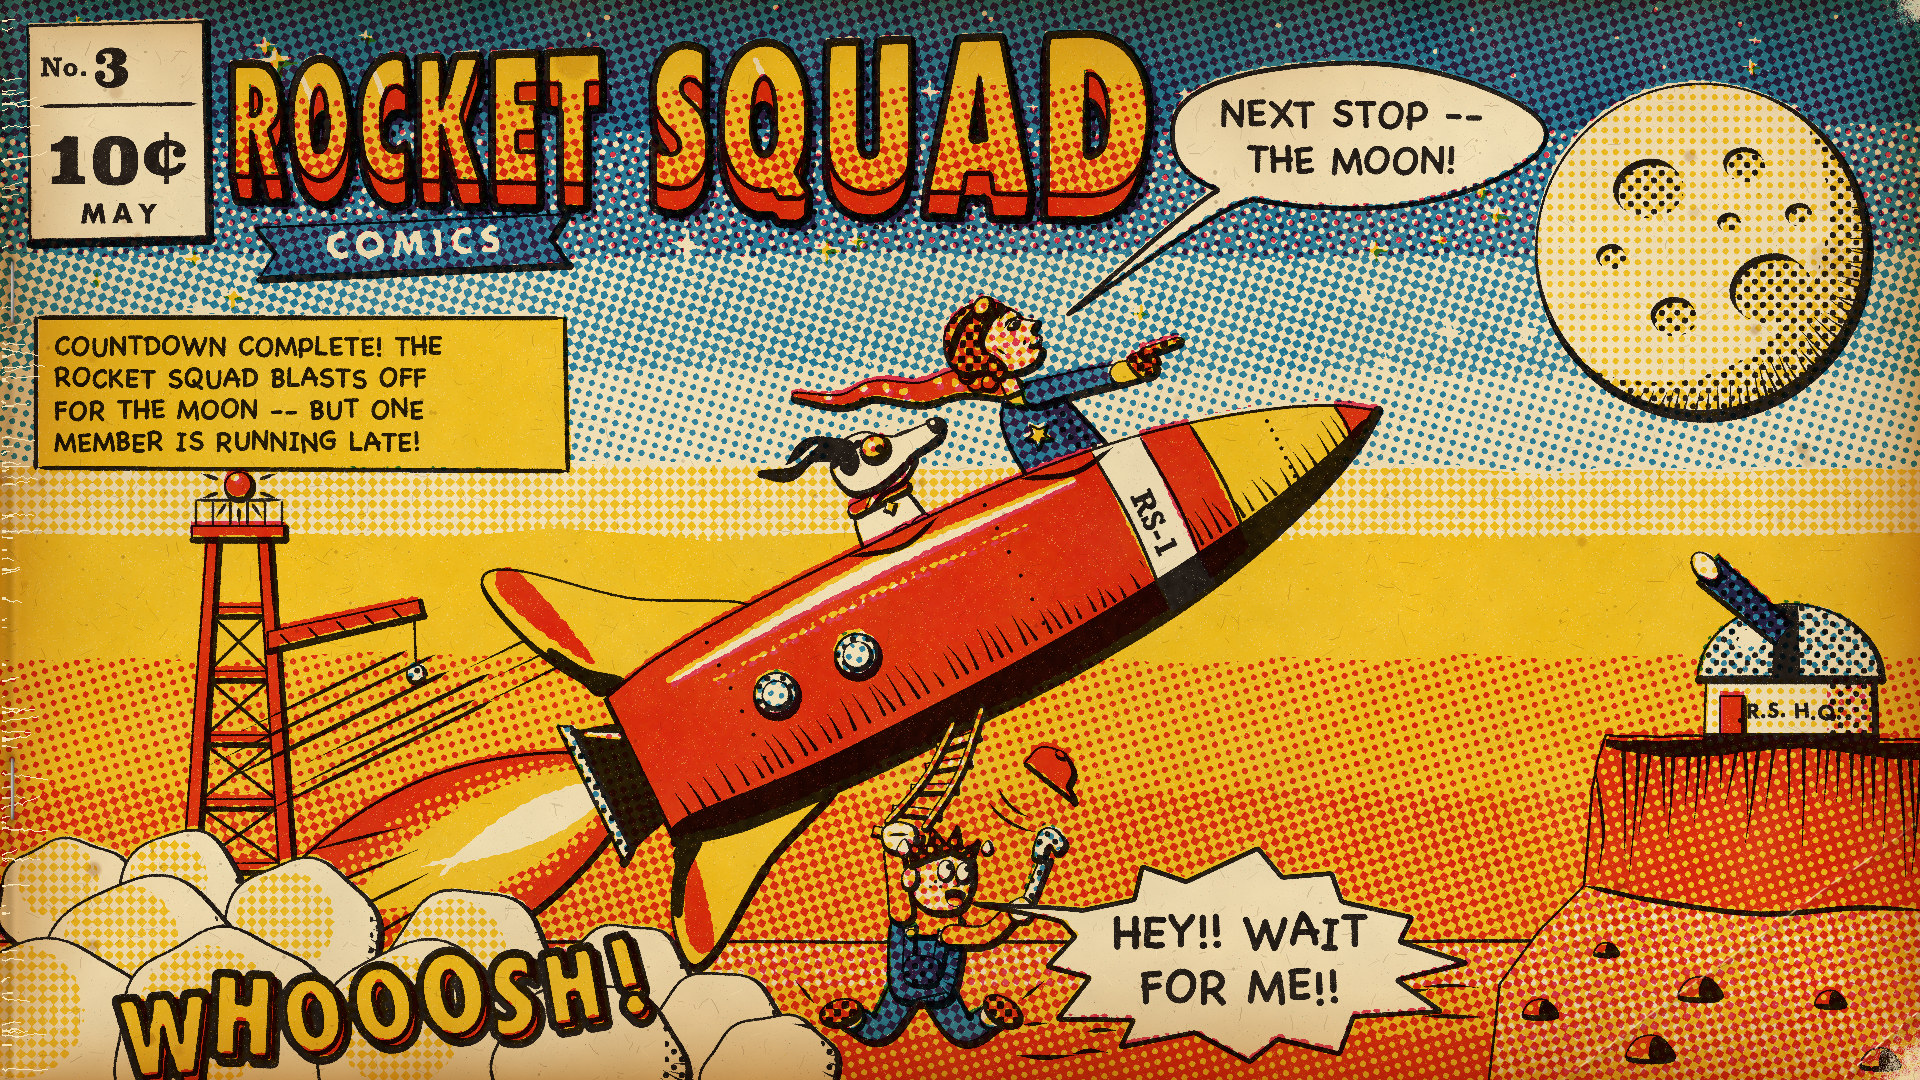

This chart was generated by the following Python code:
"""Example (golden-age comic cover / 黄金时代漫画): 火箭小队 · Rocket Squad No. 3 -- a newsstand comic cover of about
1940, inked with a brush, coloured with Ben-Day tints on the three process plates and printed slightly out of
register on newsprint that has gone tan.
The story on the cover: at sunset the Rocket Squad blasts off for the moon. Captain June stands in the front
cockpit pointing the way ("NEXT STOP -- THE MOON!"), Pip the dog rides behind her in flying goggles, ears and tongue
flapping -- and Sparky the mechanic, who was still tightening a bolt, hangs from the rope ladder under the belly,
wrench in hand, cap flying off, yelling "HEY!! WAIT FOR ME!!". Below: the launch tower and its beacon, billowing
smoke, a desert of mesas and, on a butte, the squad's observatory with its telescope trained on the rocket; above:
a banded twilight sky, stars and a big cratered moon. Cover furniture: the perspective block logo ROCKET SQUAD with
its COMICS ribbon, a price box (No. 3, 10 cents, MAY), a caption, a sound effect. All characters, names and the title
are invented for this example.
Draw-on stages: newsprint -> key plate (setting) -> key plate (rocket) -> key plate (the squad) -> key plate
(lettering) -> progressive proofs: yellow -> + red -> + blue -> the cover decades on (browned edges, spine ticks,
staples, rubbed corner, crease, foxing). No image model.
python3 comic_rocket.py [out.jpg] [--stages DIR]
"""
import os, sys, time
sys.path.insert(0, os.path.join(os.path.dirname(os.path.abspath(__file__)), '..', 'lib'))
import numpy as np
from comic import (ComicCover, WHITE, CREAM, PALE, YELLOW, GOLD, ORANGE, DEEP_ORANGE, RED, PINK, SKIN, TAN, BROWN,
                   DARK_BROWN, LIGHT_BLUE, BLUE, NAVY, LIGHT_GREY, SILVER)
from core import spline

out = sys.argv[1] if len(sys.argv) > 1 and not sys.argv[1].startswith('--') else 'comic_rocket.jpg'
stages = sys.argv[sys.argv.index('--stages') + 1] if '--stages' in sys.argv else None
t0 = time.time()

c = ComicCover(1920, 1080, seed=40, screen=11.0, misreg=4.6, slop=1.6)
W, H = c.W, c.H
rng = np.random.default_rng(7)
c.paper()
c.stage('newsprint', plates='')

tube, smooth, ell = c.tube_pts, c.smooth, c.ellipse_pts
HORIZON = 940

# ================================================================ frames
# the rocket's own frame: u runs along the axis from the tail to the nose, v across it toward the belly (px)
T0 = np.array([600.0, 790.0], np.float32)
TH = np.deg2rad(26)
D = np.array([np.cos(TH), -np.sin(TH)], np.float32)
NRM = np.array([np.sin(TH), np.cos(TH)], np.float32)


def R(pts):
    P = np.asarray(pts, np.float32).reshape(-1, 2)
    return T0 + P[:, :1] * D + P[:, 1:] * NRM


def R1(u, v):
    return tuple(float(t) for t in R([(u, v)])[0])


_prof = spline([(45, 80), (120, 95), (260, 102), (470, 100), (620, 86), (740, 58), (820, 28), (866, 0)], 14)


def rad(u):
    return float(np.interp(u, _prof[:, 0], _prof[:, 1]))


def frame(u0, v0, rot=0.0, s=1.0):
    """a figure's own frame (x toward the nose, y down) set into the rocket at (u0, v0), tilted rot deg"""
    cr, sr = np.cos(np.deg2rad(rot)), np.sin(np.deg2rad(rot))

    def f(pts):
        P = np.asarray(pts, np.float32).reshape(-1, 2) * s
        return R(np.stack([P[:, 0] * cr + P[:, 1] * sr + u0, -P[:, 0] * sr + P[:, 1] * cr + v0], 1))
    return f


def sheet_frame(x0, y0, rot=0.0, s=1.0):
    cr, sr = np.cos(np.deg2rad(rot)), np.sin(np.deg2rad(rot))

    def f(pts):
        P = np.asarray(pts, np.float32).reshape(-1, 2) * s
        return np.stack([P[:, 0] * cr + P[:, 1] * sr + x0, -P[:, 0] * sr + P[:, 1] * cr + y0], 1).astype(np.float32)
    return f


def feather_shape(pts, mask, length, **kw):
    P, N = c.edge_normals(pts)
    c.feather(P, N, length=length, clip=mask, **kw)


# ================================================================ sky, stars, moon
# twilight in stepped Ben-Day bands: night blue at the top, through pale, to the yellow-orange glow at the horizon
TWILIGHT = [(1, .4, 0, 0), (.7, .2, 0, 0), (.4, 0, 0, 0), (.2, 0, 0, 0), (0, 0, .4, 0), YELLOW, GOLD, ORANGE]
c.graded(None, TWILIGHT, (0, -10), (0, HORIZON + 10), edges=[0.15, 0.28, 0.40, 0.50, 0.57, 0.70, 0.84], wave=9)
MX, MY, MR = 1702, 250, 166
for i in range(80):
    x, y = rng.uniform(20, W - 20), rng.uniform(12, 470)
    if np.hypot(x - MX, y - MY) < MR + 16: continue
    s = rng.uniform(4, 9) if rng.random() < 0.6 else rng.uniform(10, 17)
    star = c.mask(c.burst_pts(x, y, s, s, 4, 0.72, int(rng.integers(1 << 30)), rot=rng.uniform(-10, 10)))
    c.flat(star, WHITE if (rng.random() < 0.5 or y > 330) else YELLOW)
for i in range(90):
    x, y = rng.uniform(10, W - 10), rng.uniform(10, 380)
    c.flat(c.circle(x, y, rng.uniform(1.6, 3.0)), WHITE)

moon = c.part(ell(MX, MY, MR, MR), CREAM, width=6.5, heavy=1.1)
c.flat(moon * np.clip(1 - c.circle(MX - 46, MY - 40, MR + 6), 0, 1), (0, 0, .4, .2))      # the night side
for (cx, cy, rr, rot) in [(1650, 190, 34, 10), (1745, 166, 20, -5), (1772, 290, 40, 15), (1675, 318, 22, 0),
                          (1612, 258, 14, 0), (1730, 224, 11, 0), (1800, 216, 13, 0)]:
    cr_ = c.mask(ell(cx, cy, rr, rr * 0.82, rot))
    c.flat(cr_ * moon, (0, 0, .4, .2))
    c.edge(ell(cx, cy, rr, rr * 0.82, rot, 30, 220), width=2.6 + rr * 0.05, heavy=0.4, taper=(0.2, 0.3))
mP, mN = c.edge_normals(ell(MX, MY, MR, MR))
c.feather(mP, mN, length=44, width=3.2, spacing=8, clip=moon, curl=0.1)

# ================================================================ desert: mesas, plain, the butte with the HQ
mesas = [(-20, 150, 70), (300, 520, 96)]
for k, (xa, xb, hgt) in enumerate(mesas):
    top = HORIZON - hgt
    xs = np.linspace(xa + 34, xb - 30, 9)
    ys = top + np.concatenate([[0], np.cumsum(rng.normal(0, 1.6, 8))])
    rim = [(xa, HORIZON + 4), (xa + 12, top + hgt * 0.45), (xa + 30, top + 4)] + list(zip(xs, ys)) + \
          [(xb - 24, top + 6), (xb - 10, top + hgt * 0.5), (xb + 2, HORIZON + 4)]
    m = c.part(rim, (.4, .7, .2, 0), width=0, line=False)
    shade = [(xb - 30, top + 5), (xb - 24, top + 6), (xb - 10, top + hgt * 0.5), (xb + 2, HORIZON + 4),
             (xb - 46, HORIZON + 4), (xb - 40, top + hgt * 0.5)]
    c.flat(c.mask(shade) * m, (.7, .7, .2, 0))
    c.edge(rim[1:-1], width=3.2, heavy=0.6, taper=(0.05, 0.05), smooth=False)
    for j in range(3):
        yy = top + hgt * (0.35 + 0.2 * j)
        c.brush([(xa + 22 + j * 6, yy), (xb - 48, yy + rng.normal(0, 2))], 2.0, taper=(0.3, 0.5), clip=m)
plain = [(-10, HORIZON), (W + 10, HORIZON), (W + 10, H + 10), (-10, H + 10)]
pm = c.part(plain, None, width=0, line=False)
c.graded(pm, [(0, .4, .7, 0), (0, .4, 1, 0), (0, .7, 1, 0)], (0, HORIZON), (0, H + 10), wave=5)
c.brush([(-5, HORIZON + 1), (W * 0.5, HORIZON + 2), (W + 5, HORIZON)], 3.0, taper=(0, 0), swell=0)
for i in range(18):
    x, y = rng.uniform(1000, 1560), rng.uniform(HORIZON + 14, H - 16)
    L = rng.uniform(30, 110) * (0.5 + (y - HORIZON) / 260)
    c.brush([(x, y), (x + L * 0.5, y + rng.normal(0, 1.5)), (x + L, y + rng.normal(0, 2))], 2.0 + (y - HORIZON) / 80,
            taper=(0.3, 0.5), swell=0.3)

# the butte: a flat top, a tall cliff with a black shadow under its rim and cracks running down, a talus slope
rim_x = np.linspace(1606, 1945, 40)
rim_y = 735 + np.cumsum(rng.normal(0, 0.9, 40)) * 0.6
butte = [(1488, H + 10), (1500, 984), (1540, 930), (1584, 886), (1588, 840), (1592, 790), (1598, 760)] + \
        list(zip(rim_x, rim_y)) + [(1945, H + 10)]
bm_ = c.part(butte, (0, .7, 1, 0), width=5.5, heavy=1.0)
toe = spline([(1584, 886), (1660, 902), (1760, 914), (1860, 908), (1950, 912)], 10)
talus = np.vstack([[(1470, H + 10), (1500, 984), (1540, 930)], toe, [(1960, H + 10)]])
tm = c.mask(talus) * bm_
c.flat(tm, TAN)
c.edge(toe, width=3.6, heavy=0.4, taper=(0.05, 0.3), smooth=False)
under = list(zip(rim_x, rim_y + 4)) + list(zip(rim_x[::-1], rim_y[::-1] + 15 + 6 * np.sin(rim_x[::-1] / 37)))
c.ink(c.mask(under) * bm_)
rimP = np.array(spline(np.stack([rim_x[2:-1], rim_y[2:-1] + 17 + 6 * np.sin(rim_x[2:-1] / 37)], 1), 4))
c.feather(rimP, np.tile([[0.0, -1.0]], (len(rimP), 1)), length=128, width=3.8, spacing=12, clip=bm_ * (1 - tm),
          toward=(0.0, -1.0), along=(0.0, 1.0), curl=0.04)
c.brush([(1596, 772), (1603, 830), (1598, 876)], 2.6, taper=(0.2, 0.5))
for (x, y, r_) in [(1540, 1010, 16), (1606, 950, 11), (1700, 990, 20), (1830, 1000, 14), (1650, 1050, 22), (1880, 1060, 18)]:
    rk = c.part(smooth([(x - r_, y + r_ * 0.4), (x - r_ * 0.6, y - r_ * 0.5), (x + r_ * 0.4, y - r_ * 0.6), (x + r_, y + r_ * 0.4)], 6),
                (0, .7, 1, 0), width=3.2)
    c.ink(c.mask(smooth([(x + r_ * 0.1, y - r_ * 0.5), (x + r_ * 0.5, y - r_ * 0.45), (x + r_, y + r_ * 0.4), (x, y + r_ * 0.4)], 6)) * rk)

HX, HY = 1790, 736                                            # observatory on the butte
c.part([(HX - 84, HY - 56), (HX + 84, HY - 56), (HX + 86, HY + 4), (HX - 86, HY + 4)], CREAM, width=4.5)
c.flat(c.mask([(HX + 38, HY - 56), (HX + 84, HY - 56), (HX + 86, HY + 4), (HX + 38, HY + 4)]), (0, .2, .4, .2))
c.part([(HX - 70, HY - 40), (HX - 46, HY - 40), (HX - 46, HY + 4), (HX - 70, HY + 4)], RED, width=3.5)
c.dot(HX - 50, HY - 16, 2.4)
c.letter('R.S. H.Q.', HX + 4, HY - 26, 20, face='bold')
dome = ell(HX, HY - 56, 92, 76, 0, 0, 180)
dm = c.part(np.vstack([dome, [(HX - 92, HY - 56)]]), SILVER, width=5)
c.flat(c.mask(ell(HX + 32, HY - 70, 52, 50)) * dm, (.2, 0, 0, .2))
c.flat(c.mask(ell(HX - 36, HY - 98, 18, 11, 30)) * dm, WHITE)
slot = [(HX - 16, HY - 130), (HX + 8, HY - 130), (HX + 10, HY - 58), (HX - 18, HY - 58)]
c.ink(c.mask(slot))
c.part(tube([(HX - 4, HY - 100), (HX - 82, HY - 166)], [26, 32], caps=False), NAVY, width=4)
c.part(ell(HX - 84, HY - 168, 11, 18, 40), CREAM, width=3.5)
c.ink(c.mask([(HX - 86, HY - 3), (HX + 86, HY - 3), (HX + 88, HY + 4), (HX - 88, HY + 4)]))

# ================================================================ the launch tower
LX0, LX1, LTOP = (176, 302), (214, 264), 530


def leg_x(side, y):
    a, b = (LX0[0], LX1[0]) if side == 0 else (LX0[1], LX1[1])
    return a + (b - a) * (H + 10 - y) / (H + 10 - LTOP)


ys = np.arange(H - 20, LTOP + 30, -64.0)
for y0, y1 in zip(ys[:-1], ys[1:]):
    c.pen([(leg_x(0, y0), y0), (leg_x(1, y1), y1)], 3.0, smooth=False)
    c.pen([(leg_x(1, y0), y0), (leg_x(0, y1), y1)], 3.0, smooth=False)
for y in ys:
    c.part([(leg_x(0, y) - 2, y - 5), (leg_x(1, y) + 2, y - 5), (leg_x(1, y) + 2, y + 5), (leg_x(0, y) - 2, y + 5)], RED, width=3)
for side in (0, 1):
    c.part(tube([(leg_x(side, H + 10), H + 10), (leg_x(side, LTOP), LTOP)], [18, 13], caps=False), RED, width=4.2)
arm = [(leg_x(1, 640) - 4, 632), (420, 600), (424, 616), (leg_x(1, 650) - 4, 652)]
c.part(arm, RED, width=3.8)
for k in range(5):
    xk = 280 + k * 28
    c.pen([(xk, 634 - k * 6.5), (xk + 14, 648 - k * 6.5)], 2.2, smooth=False)
c.pen([(414, 614), (416, 666)], 2.2, smooth=False)
c.part(ell(416, 674, 9, 9), SILVER, width=3)
c.part([(LX1[0] - 22, LTOP - 4), (LX1[1] + 22, LTOP - 4), (LX1[1] + 22, LTOP + 10), (LX1[0] - 22, LTOP + 10)], RED, width=3.8)
for x in np.linspace(LX1[0] - 18, LX1[1] + 18, 6):
    c.pen([(x, LTOP - 4), (x, LTOP - 30)], 2.4, smooth=False)
c.pen([(LX1[0] - 20, LTOP - 30), (LX1[1] + 20, LTOP - 30)], 2.6, smooth=False)
BX, BY = (LX1[0] + LX1[1]) / 2, LTOP - 44
c.part(ell(BX, BY, 14, 14), RED, width=4)
c.flat(c.circle(BX - 4, BY - 5, 4), WHITE)
for a in np.deg2rad(np.arange(0, 360, 36) + 18):
    c.brush([(BX + np.cos(a) * 22, BY + np.sin(a) * 22), (BX + np.cos(a) * 40, BY + np.sin(a) * 40)], 3.0, taper=(0.1, 0.6))
c.stage('key_setting', plates='K')

# ================================================================ speed lines and the flame
c.speed(R1(-40, -165), -D, n=6, length=300, spread=90, width=4.2, seed=3)
c.speed(R1(120, -150), -D, n=3, length=180, spread=40, width=3.4, seed=4)


def flame_pts(length, width, tongues, seed, u0=-6):
    """a flame from the nozzle backwards: swelling body, ragged tongues at the far end"""
    r = np.random.default_rng(seed)
    n = 60
    t = np.linspace(0, 1, n)
    half = width * 0.5 * np.sin(np.pi * np.clip(t * 0.85 + 0.12, 0, 1)) ** 0.8 * (1 - 0.25 * t)
    top = [(u0 - length * tt, -hw) for tt, hw in zip(t, half)]
    bot = [(u0 - length * tt, hw) for tt, hw in zip(t, half)]
    tips = []
    for k in range(tongues):
        f = (k + 0.5) / tongues
        tips.append((u0 - length * (1.0 + 0.18 * r.random() + 0.12 * np.sin(np.pi * f)), (f - 0.5) * width * 0.9))
    tail_pts = []
    for k, (tu, tv) in enumerate(tips):
        tail_pts.append((tu, tv))
        if k < len(tips) - 1:
            nu, nv = tips[k + 1]
            tail_pts.append(((tu + nu) / 2 + length * 0.16, (tv + nv) / 2))
    return R(np.asarray(top[:-2] + tail_pts + bot[:-2][::-1], np.float32))


fm = c.part(flame_pts(430, 196, 5, 11), RED, width=4.5, heavy=0.6)
c.part(flame_pts(350, 146, 4, 12), DEEP_ORANGE, width=0, line=False)
c.part(flame_pts(300, 118, 3, 15), ORANGE, width=0, line=False)
c.part(flame_pts(270, 96, 3, 13), YELLOW, width=0, line=False)
c.part(flame_pts(160, 46, 2, 14), WHITE, width=0, line=False)
for k in range(5):
    v = (k - 2) * 26
    c.brush([R1(-190, v), R1(-250 - 24 * (k % 2), v * 1.25), R1(-310 - 34 * (k % 2), v * 1.5)], 2.8, taper=(0.3, 0.6), clip=fm)

# ================================================================ Captain June and Pip (drawn before the hull, which hides
# everything below the cockpit rims)
def june():
    f = frame(565, -rad(565) + 14, rot=9)
    scarf = [(-4, -104), (-40, -136), (-80, -150), (-116, -180), (-150, -190), (-184, -220)]
    sm = c.part(f(tube(scarf, [24, 28, 24, 20, 14, 8])), RED, width=4.2)
    for (x, y) in [(-30, -128), (-62, -148), (-96, -158), (-126, -186), (-160, -200), (-48, -136), (-108, -172)]:
        c.flat(c.circle(*f([(x, y)])[0], 4.2) * sm, WHITE)
    torso_pts = [(-36, 40), (-40, -36), (-30, -82), (-6, -98), (22, -94), (36, -56), (38, 40)]
    torso = c.part(f(smooth(torso_pts, 8)), BLUE, width=5)
    c.flat(c.mask(f(smooth([(12, -70), (36, -56), (38, 40), (18, 40)], 6))) * torso, NAVY)
    c.part(f([(-20, -94), (-2, -78), (16, -92), (2, -104), (-10, -104)]), YELLOW, width=3.2)
    star = c.part(f(c.burst_pts(-8, -48, 14, 14, 5, 0.55, 3, rot=-90)), YELLOW, width=2.8, heavy=0.3)
    c.part(f(tube([(-4, -96), (0, -114)], [17, 17], caps=False)), SKIN, width=3)
    hx, hy = 6, -146
    S = lambda pts: f([(hx + x, hy + y) for x, y in pts])
    head = [(-36, -4), (-28, -30), (-2, -42), (26, -34), (38, -18), (40, -8), (51, 4), (42, 10), (43, 17), (38, 23),
            (38, 31), (26, 38), (8, 36), (-8, 28), (-26, 18)]
    hm = c.part(S(smooth(head, 8)), SKIN, width=4.4)
    for (x, y, r) in [(-34, 18, 9), (-24, 26, 8), (-38, 6, 8)]:
        c.part(S(ell(x, y, r, r)), DEEP_ORANGE, width=3)
    helmet = [(30, -30), (18, -44), (-6, -50), (-30, -42), (-44, -20), (-42, 2), (-28, 12), (-14, 16), (-6, 8),
              (-10, -4), (-4, -16), (14, -26)]
    hel = c.part(S(smooth(helmet, 8)), BROWN, width=4.4)
    c.flat(c.mask(S(smooth([(-30, -34), (-8, -45), (16, -40), (-12, -34), (-36, -14)], 6))) * hel, TAN)
    c.part(S(smooth([(-16, 10), (-6, 6), (-2, 22), (-10, 30), (-18, 24)], 6)), BROWN, width=3.4)
    c.brush(S([(-6, 26), (10, 36), (24, 38)]), 2.6, taper=(0.1, 0.3))
    c.ink(c.mask(S(tube([(-42, -18), (-16, -36), (8, -42)], [8, 8, 8]))))
    g = c.part(S(ell(14, -40, 11, 9, 20)), GOLD, width=5)
    c.flat(c.circle(*S([(10, -43)])[0], 3.0) * g, WHITE)
    c.part(S(smooth([(22, -8), (30, -12), (36, -8), (30, -4)], 6)), WHITE, width=2.4)
    c.ink(c.circle(*S([(31, -8)])[0], 3.2))
    c.brush(S([(20, -11), (27, -14), (35, -12), (39, -14)]), 2.6, taper=(0.2, 0.2))
    c.brush(S([(20, -20), (29, -24), (38, -21)]), 3.0, taper=(0.3, 0.4))
    mouth = c.mask(S(smooth([(43, 15), (34, 16), (28, 20), (36, 26), (42, 21)], 6)))
    c.ink(mouth)
    c.flat(c.mask(S(ell(38, 17, 5, 2.4))), WHITE); c.erase(c.mask(S(ell(38, 17, 5, 2.4))) * mouth)
    c.brush(S([(26, 15), (30, 11)]), 2.0, taper=(0.2, 0.2))
    c.flat(c.circle(*S([(18, 8)])[0], 7) * hm, PINK)
    c.brush(S([(2, 2), (6, 12)]), 2.0, taper=(0.3, 0.3))
    arm = [(14, -84), (58, -68), (100, -50)]
    c.part(f(tube(arm, [27, 24, 20])), BLUE, width=4.5)
    c.part(f(tube([(96, -52), (110, -46)], [24, 22])), YELLOW, width=3.5)
    c.part(f(smooth([(108, -60), (126, -58), (134, -44), (124, -32), (110, -36)], 6)), BROWN, width=3.8)
    c.part(f(tube([(126, -56), (160, -46)], [10, 8])), BROWN, width=3.4)
    c.brush(f([(114, -50), (126, -48)]), 2.0, taper=(0.2, 0.2))
    c.brush(f([(114, -42), (124, -40)]), 2.0, taper=(0.2, 0.2))
    return S


def pip():
    f = frame(378, -rad(378) + 16, rot=2)
    c.part(f(smooth([(-30, 30), (-32, -36), (-12, -62), (20, -60), (34, -28), (32, 30)], 8)), WHITE, width=4.5)
    c.part(f(tube([(-24, -54), (30, -52)], [14, 12])), RED, width=3.4)
    c.part(f(c.burst_pts(8, -40, 7, 7, 4, 0.35, 2)), YELLOW, width=2.4)
    for x in (6, 28):
        c.part(f(smooth([(x - 10, -2), (x - 8, -16), (x + 8, -18), (x + 13, -4)], 6)), WHITE, width=3.4)
        c.brush(f([(x + 1, -12), (x + 2, -4)]), 1.8, taper=(0.2, 0.2))
    tongue = [(48, -72), (30, -62), (8, -60), (-10, -50)]
    c.part(f(tube(tongue, [12, 13, 11, 7])), PINK, width=3.2)
    head = [(-24, -78), (-26, -102), (-8, -120), (18, -120), (34, -108), (48, -100), (72, -98), (90, -94), (92, -84),
            (80, -76), (54, -74), (30, -66), (6, -62), (-14, -66)]
    hm = c.part(f(smooth(head, 8)), WHITE, width=4.5)
    c.ink(c.mask(f(smooth([(-18, -96), (-10, -112), (4, -110), (2, -94), (-10, -86)], 6))) * hm)
    c.ink(c.mask(f(smooth([(80, -100), (95, -96), (96, -84), (82, -84)], 6))))
    c.flat(c.circle(*f([(85, -96)])[0], 2.6), WHITE); c.erase(c.circle(*f([(85, -96)])[0], 2.6))
    c.brush(f([(90, -82), (72, -78), (52, -76)]), 3.0, taper=(0.2, 0.3))
    c.brush(f([(44, -102), (64, -100)]), 2.0, taper=(0.3, 0.4))
    ear = [(-6, -112), (-36, -128), (-66, -118), (-90, -130)]
    em = c.part(f(tube(ear, [24, 26, 18, 8])), None, width=0, line=False)
    c.ink(em)
    c.erase(c.mask(f(tube([(-28, -130), (-58, -124), (-80, -132)], [3, 4, 2]))) * em)
    c.ink(c.mask(f(tube([(-22, -104), (10, -112)], [7, 7]))))
    g = c.part(f(ell(22, -100, 14, 13)), GOLD, width=5.5)
    c.flat(c.circle(*f([(17, -105)])[0], 3.6) * g, WHITE)
    c.ink(c.circle(*f([(26, -98)])[0], 4.2) * g)
    return f


pip()
S_june = june()

# ================================================================ the rocket
fin_top = [(215, -96), (110, -160), (18, -236), (-16, -236), (-2, -170), (30, -110), (60, -84)]
fin_bot = [(215, 96), (120, 140), (34, 196), (4, 198), (8, 150), (34, 104), (60, 84)]
for fp, side in ((fin_top, -1.0), (fin_bot, 1.0)):
    fmk = c.part(R(smooth(fp, 8)), YELLOW, width=5)
    c.flat(c.mask(R(smooth([(fp[2][0] + 2, fp[2][1] * 0.97), (fp[3][0] + 10, fp[3][1] * 0.95), (fp[4][0] + 14, fp[4][1]),
                            (fp[5][0] + 20, fp[5][1] * 1.02)], 6))) * fmk, RED)
    c.ink(c.mask(R(smooth([(70, side * 90), (40, side * 116), (16, side * 150), (8, side * 116), (40, side * 86)], 6))) * fmk)
bell = [(50, -50), (50, 50), (8, 62), (-10, 76), (-10, -76), (8, -62)]
bmk = c.part(R(bell), None, width=5)
c.ink(bmk)
c.part(R([(-10, -76), (2, -70), (2, 70), (-10, 76)]), SILVER, width=3.4)
c.flat(c.mask(R(tube([(40, -40), (12, -56)], [6, 4]))), WHITE); c.erase(c.mask(R(tube([(40, -40), (12, -56)], [6, 4]))))

us = np.linspace(45, 866, 90)
BODY = R([(u, -rad(u)) for u in us] + [(u, rad(u)) for u in us[::-1]])
bm = c.part(BODY, RED, width=6.5, heavy=1.0)
NOSE_U = 690
c.flat(c.mask(R([(u, -rad(u) - 4) for u in np.linspace(NOSE_U, 870, 30)] + [(u, rad(u) + 4) for u in np.linspace(870, NOSE_U, 30)])) * bm, YELLOW)
c.pen(R([(NOSE_U, -rad(NOSE_U)), (NOSE_U + 6, 0), (NOSE_U, rad(NOSE_U))]), 3.4)
c.flat(c.mask(R([(u, -rad(u) - 4) for u in np.linspace(828, 870, 12)] + [(u, rad(u) + 4) for u in np.linspace(870, 828, 12)])) * bm, RED)
c.pen(R([(828, -rad(828)), (831, 0), (828, rad(828))]), 3.0)
BAND = (590, 640)
c.flat(c.mask(R([(BAND[0], -110), (BAND[1], -110), (BAND[1], 110), (BAND[0], 110)])) * bm, WHITE)
for u in BAND:
    c.pen(R([(u, -rad(u)), (u + 5, 0), (u, rad(u))]), 3.2)
c.letter('RS-1', *R1(615, 4), 30, face='slab', rot=-64, jitter=0.3)
c.flat(c.mask(R(tube([(110, -64), (330, -76), (560, -68)], [7, 18, 6]))) * bm, WHITE)
c.flat(c.mask(R(tube([(150, -44), (330, -52), (500, -48)], [3, 7, 2]))) * bm, (0, .4, .4, 0))
shadow_band = [(60, 62), (200, 70), (400, 68), (560, 58), (700, 40), (800, 18), (850, 2), (850, rad(850) + 6),
               (700, rad(700) + 6), (400, rad(400) + 6), (200, rad(200) + 6), (60, rad(60) + 6)]
c.ink(c.mask(R(smooth(shadow_band, 8))) * bm)
fe = np.array([(u, 60 - 6 * np.sin((u - 60) / 800 * np.pi) - max(0, (u - 560)) * 0.16) for u in np.linspace(70, 830, 140)], np.float32)
band_m = c.mask(R([(BAND[0] - 3, -110), (BAND[1] + 3, -110), (BAND[1] + 3, 110), (BAND[0] - 3, 110)]))
c.feather(R(fe), np.tile(NRM, (len(fe), 1)), length=46, width=3.2, spacing=10, clip=bm * (1 - band_m), toward=NRM, along=-NRM,
          curl=-0.12)
for u in (160, 470, 760):
    for v in np.linspace(-rad(u) + 12, rad(u) - 30, 7):
        c.dot(*R1(u + 2 * (1 - (v / rad(u)) ** 2), v), 2.0)
for (u, v) in [(200, -8), (290, -8)]:
    c.part(R(ell(u, v, 22, 22)), SILVER, width=5)
    c.part(R(ell(u, v, 14, 14)), LIGHT_BLUE, width=3)
    c.flat(c.circle(*R1(u - 5, v - 6), 4.0), WHITE)

for u0 in (378, 565):
    lip = [(u0 - 52, -rad(u0 - 52) + 2), (u0, -rad(u0) + 16), (u0 + 46, -rad(u0 + 46) + 4)]
    c.brush(R(lip), 4.4, taper=(0.15, 0.15))

# the hatch and the rope ladder, swinging back in the slipstream
HU = 362
c.ink(c.mask(R(ell(HU, rad(HU) - 6, 26, 9))))
LB = np.array([898.0, 836.0])
A0, B0 = np.array(R1(HU - 16, rad(HU) - 6)), np.array(R1(HU + 16, rad(HU) - 6))
A1, B1 = LB + np.array([-19.0, -4.0]), LB + np.array([19.0, 4.0])
railA = spline([A0, (A0 + A1) / 2 + np.array([9, 0]), A1], 10)
railB = spline([B0, (B0 + B1) / 2 + np.array([9, 0]), B1], 10)
for k in range(1, 6):
    t = k / 5.0
    pa = railA[int(t * (len(railA) - 1))]; pb = railB[int(t * (len(railB) - 1))]
    dv = (pb - pa) / np.linalg.norm(pb - pa)
    nv = np.array([-dv[1], dv[0]])
    c.part([pa - dv * 6 - nv * 5, pb + dv * 6 - nv * 5, pb + dv * 6 + nv * 5, pa - dv * 6 + nv * 5], TAN, width=3)
for rail in (railA, railB):
    c.part(tube(rail[::3], [7, 7, 7, 7], caps=True), (0, .2, .7, 0), width=2.8)
c.stage('key_rocket_and_crew', plates='K')


# ================================================================ smoke billowing round the pad
puffs = [(70, 905, 72), (180, 900, 70), (300, 950, 90), (140, 975, 104), (470, 985, 96), (620, 1000, 78),
         (720, 1030, 64), (40, 1050, 120), (230, 1056, 126), (420, 1060, 118), (590, 1070, 96), (770, 1080, 70)]
flame_tip = np.array(R1(-430, 0))
for (x, y, r) in puffs:
    pts = c.ellipse_pts(x, y, r, r * 0.9, rng.uniform(0, 180), n=72)
    pts = pts + (pts - (x, y)) * (0.035 * np.sin(np.linspace(0, 2 * np.pi, 72, endpoint=False) * rng.integers(5, 8)
                                             + rng.uniform(0, 6)))[:, None]
    m = c.part(pts, WHITE, width=4.6, heavy=0.8)
    c.flat(m * np.clip(1 - c.circle(x - r * 0.2, y - r * 0.22, r * 0.98), 0, 1), LIGHT_GREY)
    near = np.hypot(x - flame_tip[0], y - flame_tip[1])
    if near < 300:
        c.flat(m * c.circle(x - r * 0.2, y - r * 0.32, r * 0.55), PALE)
    P_, N_ = c.edge_normals(pts)
    c.feather(P_, N_, length=r * 0.4, width=3.0, spacing=9, clip=m, curl=0.2)


# ================================================================ Sparky on the ladder
def sparky():
    f = sheet_frame(LB[0], LB[1] + 2, rot=-6, s=1.15)
    leg_l = [(22, 128), (2, 166), (-24, 160)]
    leg_r = [(46, 128), (74, 160), (98, 146)]
    for leg, foot, ang in ((leg_l, (-34, 156), 20), (leg_r, (106, 140), -30)):
        c.part(f(tube(leg, [30, 26, 22])), BLUE, width=4.5)
        c.part(f(tube([leg[-1], (foot[0] * 0.6 + leg[-1][0] * 0.4, foot[1] * 0.6 + leg[-1][1] * 0.4)], [22, 20])), (0, 0, .4, 0), width=3)
        c.part(f(ell(foot[0], foot[1], 18, 11, ang)), BROWN, width=4)
    tp = [(4, 62), (20, 54), (52, 58), (66, 76), (62, 132), (36, 142), (10, 136), (2, 100)]
    torso = c.part(f(smooth(tp, 8)), BLUE, width=5)
    c.part(f(smooth([(8, 60), (22, 52), (54, 56), (62, 70), (50, 80), (30, 84), (14, 80)], 6)), (0, .4, 1, 0), width=3.6)
    c.part(f([(14, 78), (24, 74), (26, 112), (16, 114)]), BLUE, width=3)
    c.part(f([(44, 76), (54, 80), (50, 114), (40, 112)]), BLUE, width=3)
    for (x, y) in [(20, 82), (48, 84)]:
        c.part(f(ell(x, y, 4.5, 4.5)), YELLOW, width=2.2)
    c.part(f(smooth([(20, 102), (46, 102), (46, 124), (20, 124)], 4)), (1, .7, 0, .2), width=3)
    c.brush(f([(24, 140), (36, 136), (60, 128)]), 2.4, taper=(0.3, 0.3))
    feather_shape(f(smooth(tp, 8)), torso, 22, width=3.0, spacing=8)
    c.part(f(tube([(-2, 14), (4, 38), (10, 64)], [17, 19, 22])), (0, .4, 1, 0), width=4.2)
    c.part(f(smooth([(-14, -6), (-2, -14), (14, -10), (16, 6), (6, 14), (-10, 10)], 6)), CREAM, width=4)
    c.brush(f([(-8, -2), (8, -4)]), 2.0, taper=(0.2, 0.2))
    c.part(f(tube([(56, 80), (86, 76), (108, 52)], [20, 18, 16])), (0, .4, 1, 0), width=4.2)
    c.part(f(tube([(116, 52), (130, 4)], [11, 10], caps=False)), SILVER, width=3.6)
    c.part(f(smooth([(118, 4), (122, -18), (134, -22), (146, -10), (140, 0), (132, -6), (128, 6)], 6)), SILVER, width=3.6)
    c.part(f(smooth([(102, 48), (114, 40), (124, 50), (118, 62), (106, 60)], 6)), CREAM, width=3.6)
    hx, hy = 40, 30
    c.part(f(smooth([(hx - 26, hy + 4), (hx - 22, hy - 20), (hx, hy - 30), (hx + 24, hy - 22), (hx + 30, hy + 2),
                     (hx + 22, hy + 26), (hx, hy + 32), (hx - 18, hy + 24)], 8)), SKIN, width=4.5)
    c.part(f(ell(hx - 26, hy + 4, 7, 10)), SKIN, width=3.4)
    hair = [(hx - 26, hy - 6), (hx - 30, hy - 26), (hx - 14, hy - 22), (hx - 12, hy - 42), (hx + 2, hy - 28), (hx + 10, hy - 46),
            (hx + 16, hy - 26), (hx + 30, hy - 34), (hx + 26, hy - 16), (hx + 6, hy - 22), (hx - 12, hy - 14)]
    c.part(f(hair), DARK_BROWN, width=3.8)
    for ex in (hx + 4, hx + 20):
        c.part(f(ell(ex, hy - 6, 6.5, 9)), WHITE, width=3)
        c.ink(c.circle(*f([(ex + 2.5, hy - 10)])[0], 3.2))
    c.brush(f([(hx - 2, hy - 20), (hx + 6, hy - 24), (hx + 12, hy - 22)]), 2.6, taper=(0.2, 0.3))
    c.brush(f([(hx + 16, hy - 22), (hx + 22, hy - 25), (hx + 28, hy - 21)]), 2.6, taper=(0.2, 0.3))
    c.brush(f([(hx + 13, hy - 2), (hx + 17, hy + 5), (hx + 12, hy + 7)]), 2.4, taper=(0.2, 0.3))
    mouth = c.mask(f(smooth([(hx + 6, hy + 12), (hx + 16, hy + 9), (hx + 24, hy + 13), (hx + 18, hy + 24), (hx + 9, hy + 22)], 6)))
    c.ink(mouth)
    tongue = c.mask(f(ell(hx + 15, hy + 20, 6, 3.5))) * mouth
    c.flat(tongue, RED); c.erase(tongue)
    for (x, y) in [(hx - 4, hy + 4), (hx + 1, hy + 8), (hx + 27, hy + 4), (hx - 8, hy + 9)]:
        c.dot(*f([(x, y)])[0], 1.6)
    cap = [(-22, 0), (-18, -16), (0, -22), (18, -14), (22, 0)]
    cf = sheet_frame(LB[0] + 150, LB[1] - 62, rot=-34, s=1.15)
    c.part(cf(np.vstack([spline(cap, 8), [(30, 4), (34, 8), (-22, 4)]])), RED, width=4)
    c.part(cf(ell(0, -20, 5, 3)), RED, width=2.6)
    for k, (a0, a1) in enumerate([(200, 250), (210, 260)]):
        c.edge(ell(LB[0] + 150, LB[1] - 62, 52 + k * 15, 46 + k * 13, 0, a0, a1), width=2.8, heavy=0, taper=(0.2, 0.4))
    for (x0, y0, x1, y1) in [(-58, 150, -76, 132), (-52, 172, -76, 170), (122, 128, 140, 110), (126, 150, 148, 146)]:
        c.brush(f([(x0, y0), (x1, y1)]), 3.0, taper=(0.3, 0.7))
    for (x, y, rr) in [(hx - 34, hy - 20, 6), (hx + 38, hy - 28, 5)]:
        c.part(f(smooth([(x, y - rr * 1.6), (x + rr, y), (x, y + rr), (x - rr, y)], 6)), WHITE, width=2.4)
    return f


S_sparky = sparky()
c.stage('key_smoke_and_sparky', plates='K')

# ================================================================ cover furniture and lettering
c.logo('ROCKET SQUAD', [(232, 62), (1150, 28), (1150, 208), (232, 184)], vp=(690, 2600), depth=26,
       colours=(YELLOW, GOLD, ORANGE), shade=RED, shadow=NAVY, shadow_off=(9, 11), outline=8.5, inner=3.4, glints=4)
rib = [(256, 228), (568, 214), (552, 240), (570, 266), (258, 280), (276, 254)]
c.part(rib, BLUE, width=4.2)
c.letter('COMICS', 414, 247, 34, face='bold', colour=WHITE, rot=2.5, jitter=0, tracking=0.18)
c.part([(28, 26), (206, 22), (210, 240), (30, 244)], WHITE, width=5.5)
c.letter('No.', 64, 66, 26, face='slab', jitter=0.3)
c.letter('3', 112, 66, 58, face='heavy', jitter=0)
c.brush([(40, 106), (198, 104)], 3.4, taper=(0.05, 0.05), swell=0)
c.letter('10¢', 118, 158, 70, face='heavy', jitter=0)
c.letter('MAY', 118, 214, 26, face='bold', jitter=0.3, tracking=0.2)
c.caption(36, 318, 566, 470, 'COUNTDOWN COMPLETE! THE\nROCKET SQUAD BLASTS OFF\nFOR THE MOON -- BUT ONE\nMEMBER IS RUNNING LATE!', 27,
          colour=YELLOW, width=4.2)
mouth = S_june([(44, 18)])[0]
c.balloon('NEXT STOP --\nTHE MOON!', 1352, 136, 38, tail=(mouth[0] + 26, mouth[1] - 22), seed=2)
c.balloon('HEY!! WAIT\nFOR ME!!', 1240, 960, 46, tail=tuple(S_sparky([(70, 50)])[0]), kind='yell', seed=5)
c.sfx('WHOOOSH!', 380, 1006, 104, colour=YELLOW, rot=7, width=6.5, shade=RED, shade_off=(7, 7))
c.stage('key_lettering', plates='K')

# ================================================================ progressive proofs, then decades on a shelf
c.stage('proof_yellow', plates='YK')
c.stage('proof_red', plates='YMK')
c.stage('proof_blue', plates='CMYK')
c.brown_edges(width=55, amount=0.9)
c.spine(x=0, ticks=80, staples=(0.27, 0.73))
c.corner('br', radius=80)
c.corner('tr', radius=46, fold=False)
c.crease((1560, 1080), (1920, 820), strength=0.8)
c.foxing(46)
print(f'drawn in {time.time() - t0:.1f}s')
c.save(out, stages_dir=stages)
print(f'{out}  {time.time() - t0:.1f}s')
